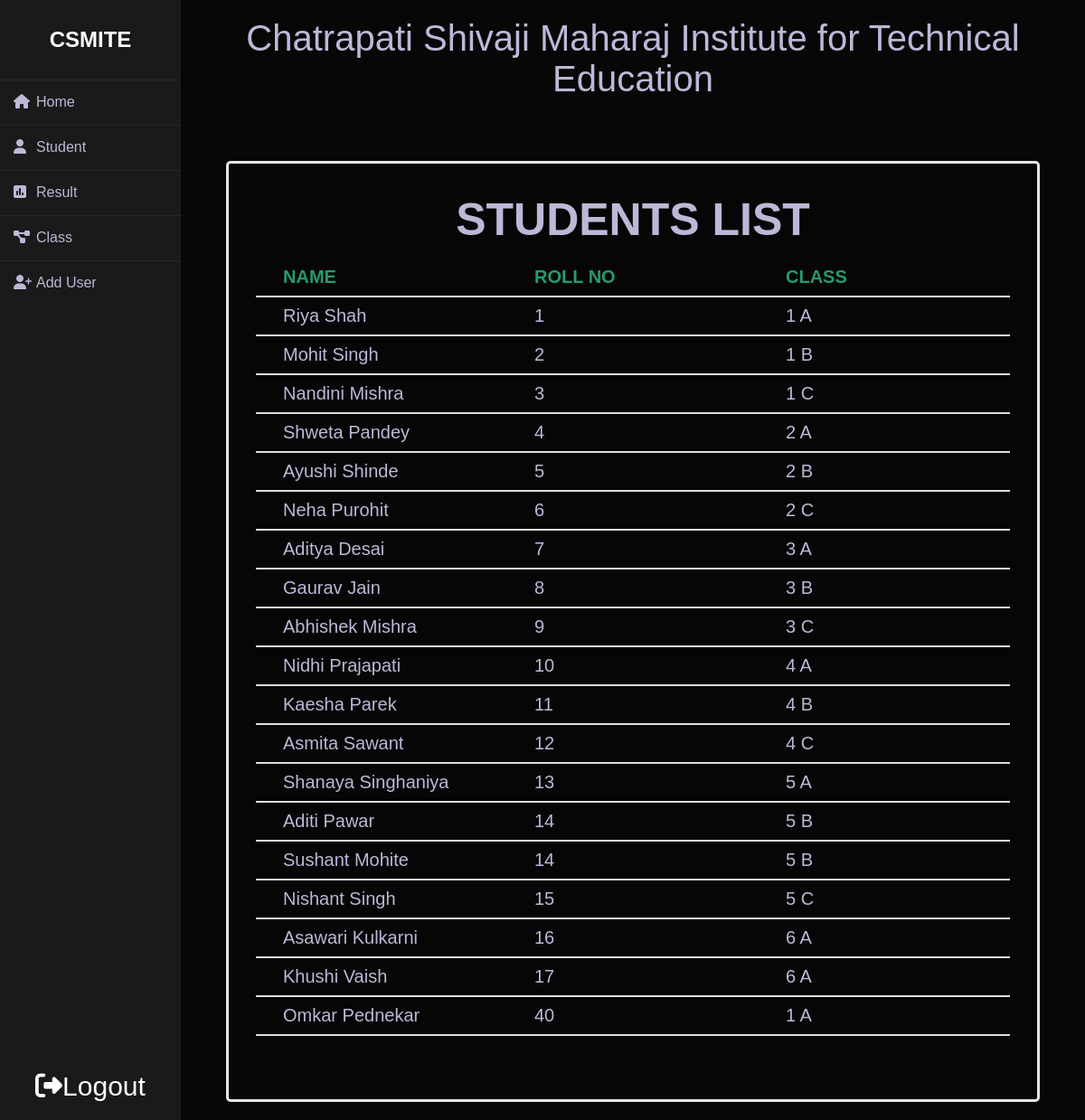
Page /student_view.php (signed in) on the committed database.
### tables this page shows
CREATE TABLE `students` (
  `Sno` int(3) NOT NULL,
  `name` varchar(25) NOT NULL,
  `roll` int(2) NOT NULL,
  `class` varchar(7) NOT NULL
);

### student_view.php (the view, shortened to what this page needs)
<!DOCTYPE html>
<html lang="en">
<head>
    <link rel="stylesheet" href="Stylesheets/style.css">
</head>
<body>
    <div class="wrapper">
        <?php
        include 'sidebar.php'
        ?>
        <div class="main_content">
            <div class="header">Chatrapati Shivaji Maharaj Institute for Technical Education</div>
            <div class="info">
                <div class="add-class res mtable">
                    <h1>Students List</h1>
                    <div class="view-table">
                        <?php
                        include('session.php');
                        $sql = "SELECT `name`, `roll`, `class` FROM `students`";
                        $result = mysqli_query($conn, $sql);
                        if (mysqli_num_rows($result) > 0) {
                            echo "<table>
                <tr>
                <th>NAME</th>
                <th>ROLL NO</th>
                <th>CLASS</th>
                </tr>";
                            while ($row = mysqli_fetch_array($result)) {
                                echo "<tr>";
                                echo "<td>" . $row['name'] . "</td>";
                                echo "<td>" . $row['roll'] . "</td>";
                                echo "<td>" . $row['class'] . "</td>";
                                echo "</tr>";
                            }
                            echo "</table>";
                        } else {
                            echo "0 Students";
                        }
                        ?>
                    </div>
                </div>
            </div>
        </div>
    </div>
</body>
</html>

### sidebar.php (shortened to what this page needs)
<div class="sidebar">
    <h2>CSMITE</h2>
    <ul>
        <li><a href="home.php"><i class="fas fa-home"></i>Home</a></li>
        <li class="dropdown"><a href=""><i class="fas fa-user"></i>Student</a>
        </li>
        <li class="dropdown"><a href=""><i class="fas fa-poll"></i></i>Result</a>
        </li>
        <li class="dropdown"><a href=""><i class="fas fa-project-diagram"></i>Class</a>
        </li>
        <li id="adduser"><a href="user_add.php"><i class="fas fa-user-plus"></i>Add User</a></li>
    </ul>
    <div class="logout">
        <a href="logout.php" style="color: white"><i class="fas fa-sign-out-alt"></i>Logout</span></a>
    </div>
</div>

### Stylesheets/style.css (style rules this page uses)
* { margin: 0; padding: 0; box-sizing: border-box; list-style: none; text-decoration: none; font-family: 'Gill Sans', 'Gill Sans MT', Calibri, 'Trebuchet MS', sans-serif; }
body { background-color: #070708; }
.wrapper { display: flex; position: relative; }
.wrapper .sidebar { width: 200px; height: 100%; background: #1a1a1a; padding: 30px 0px; position: fixed; }
.wrapper .sidebar h2 { color: #fff; text-transform: uppercase; text-align: center; margin-bottom: 30px; }
.wrapper .sidebar ul li { padding: 15px; border-bottom: 1px solid #040405; border-bottom: 1px solid rgba(0, 0, 0, 0.05); border-top: 1px solid rgba(255, 255, 255, 0.05); }
.wrapper .sidebar ul .dropdown { position: relative; }
.wrapper .sidebar ul li a { color: #bdb8d7; display: block; }
.wrapper .sidebar ul li a .fas { width: 25px; }
.wrapper .sidebar .logout { color: #fff; position: absolute; bottom: 0; margin-bottom: 20px; text-align: center; width: 100%; font-size: 30px; }
.wrapper .main_content { width: 100%; margin-left: 200px; }
.wrapper .main_content .header { padding: 20px; background: rgb(8, 7, 7); color: #bdb8d7; font-size: 40px; text-align: center; }
.wrapper .main_content .info { margin: 20px; color: #bdb8d7; line-height: 25px; }
.wrapper .main_content .info .add-class { background-color: #070606; width: 500px; height: inherit; padding-bottom: 40px; border: 3px solid #e6e6e6; border-radius: 5px; text-align: center; display: block; margin: auto; margin-top: 10%; }
.wrapper .main_content .info .res { margin-top: 5% !important; }
.wrapper .main_content .info .mtable { width: 900px !important; }
.wrapper .main_content .info .add-class h1 { font-size: 50px; margin-top: 50px; text-transform: uppercase; }
.wrapper .main_content .info .add-class .view-table { display: grid; justify-content: center; padding: 30px; }
.wrapper .main_content .info .add-class .view-table table, th, td { border-collapse: collapse; text-align: left; table-layout: fixed; padding: 8px 30px; width: 100%; font-size: 20px; }
.wrapper .main_content .info .add-class .view-table th { color: #269b6e; }
.wrapper .main_content .info .add-class .view-table th, td { border-bottom: 2px solid #ddd; }

### rows in the picture
students: name "Riya Shah", roll "1", class "1 A"
students: name "Mohit Singh", roll "2", class "1 B"
students: name "Nandini Mishra", roll "3", class "1 C"
students: name "Shweta Pandey", roll "4", class "2 A"
students: name "Ayushi Shinde", roll "5", class "2 B"
students: name "Neha Purohit", roll "6", class "2 C"
students: name "Aditya Desai", roll "7", class "3 A"
students: name "Gaurav Jain", roll "8", class "3 B"
students: name "Abhishek Mishra", roll "9", class "3 C"
students: name "Nidhi Prajapati", roll "10", class "4 A"
students: name "Kaesha Parek", roll "11", class "4 B"
students: name "Asmita Sawant", roll "12", class "4 C"
students: name "Shanaya Singhaniya", roll "13", class "5 A"
students: name "Aditi Pawar", roll "14", class "5 B"
students: name "Sushant Mohite", roll "14", class "5 B"
students: name "Nishant Singh", roll "15", class "5 C"
students: name "Asawari Kulkarni", roll "16", class "6 A"
students: name "Khushi Vaish", roll "17", class "6 A"
students: name "Omkar Pednekar", roll "40", class "1 A"
